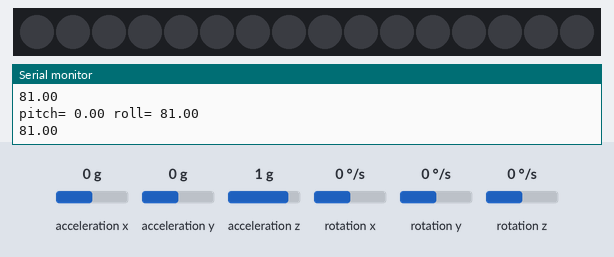
Bench run of a sketch on a simulated Arduino Uno, built with avr-gcc and run on an emulated ATmega328P. On the bench: 16 RGB LEDs in strip order, left to right, the last lines printed to the serial monitor. The inputs (shaded band) are chosen by the test bench; at power-on: acceleration y 0 g, acceleration z 1 g, acceleration x 0 g, rotation x 0 °/s, rotation y 0 °/s, rotation z 0 °/s. The strip is taken to match the declared colour order.

Above: at 1.2 s.
1.3 s: acceleration y set to -1.4 g
At 2.3 s:
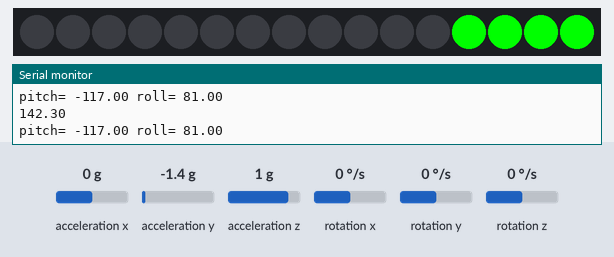
2.8 s: acceleration z set to -1.4 g
At 3.3 s:
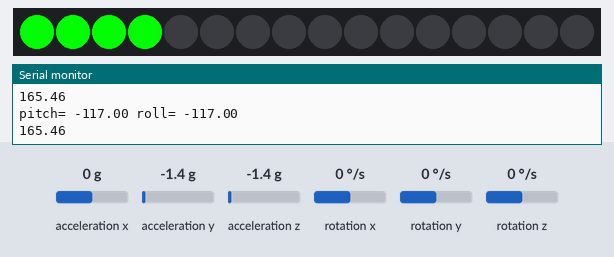
4.3 s: acceleration y set to 0.8 g
At 5.5 s:
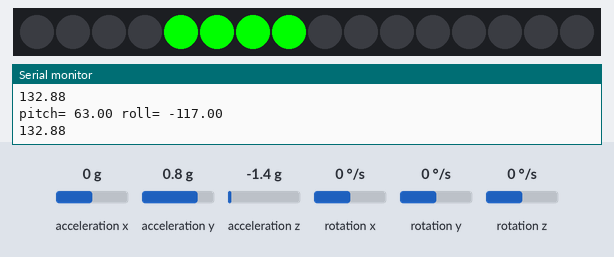
5.8 s: acceleration z set to 0.8 g
At 6.7 s:
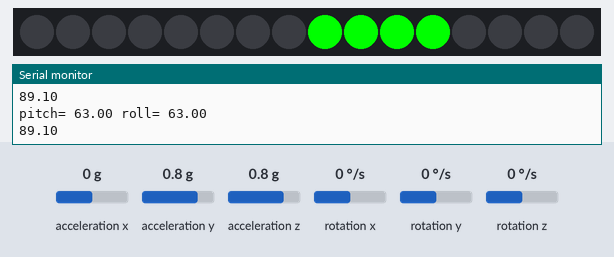
Timing chart, 0 to 8.3 s (numbered marks = the images above; inputs shaded):
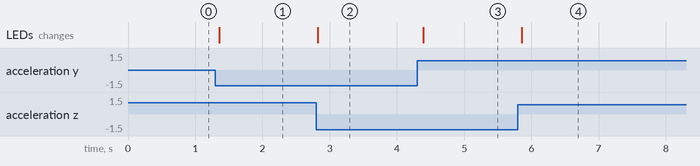

The sketch:

mission3-2019-group2.ino
```cpp
#include <Wire.h>
#include <MPU6050.h>
#include <Adafruit_NeoPixel.h>

#define NEOPIXEL_DATAPIN A0
#define NEOPIXELS 16

MPU6050 gyro_mpu;

Adafruit_NeoPixel pixels = Adafruit_NeoPixel(NEOPIXELS, NEOPIXEL_DATAPIN, NEO_RGB + NEO_KHZ800);

void setup()
{
  Serial.begin(115200);

  Serial.println("Initialize MPU6050");

  while(!gyro_mpu.begin(MPU6050_SCALE_2000DPS, MPU6050_RANGE_2G))
  {
    Serial.println("Could not find a valid MPU6050 sensor");
    delay(500);
  }

  pixels.begin ();

  checkSettings();
}

void checkSettings()
{
  Serial.println();

  Serial.print(" * Sleep Mode:            ");
  Serial.println(gyro_mpu.getSleepEnabled() ? "Enabled" : "Disabled");

  Serial.print(" * Clock Source:          ");
  switch(gyro_mpu.getClockSource()){

    case MPU6050_CLOCK_KEEP_RESET:
      Serial.println("Stops the clock and keeps the timing generator in reset");
      break;

    case MPU6050_CLOCK_EXTERNAL_19MHZ:
      Serial.println("PLL with external 19.2MHz reference");
      break;

    case MPU6050_CLOCK_EXTERNAL_32KHZ:
      Serial.println("PLL with external 32.768kHz reference");
      break;

    case MPU6050_CLOCK_PLL_ZGYRO:
      Serial.println("PLL with Z axis gyroscope reference");
      break;

    case MPU6050_CLOCK_PLL_YGYRO:
      Serial.println("PLL with Y axis gyroscope reference");
      break;

    case MPU6050_CLOCK_PLL_XGYRO:
      Serial.println("PLL with X axis gyroscope reference");
      break;

    case MPU6050_CLOCK_INTERNAL_8MHZ:
      Serial.println("Internal 8MHz oscillator");
      break;

  }

  Serial.print(" * Accelerometer:         ");
  switch(gyro_mpu.getRange())
  {
    case MPU6050_RANGE_16G:
      Serial.println("+/- 16 g");
      break;
    case MPU6050_RANGE_8G:
      Serial.println("+/- 8 g");
      break;
    case MPU6050_RANGE_4G:
      Serial.println("+/- 4 g");
      break;
    case MPU6050_RANGE_2G:
      Serial.println("+/- 2 g");
      break;
  }

  Serial.print(" * Accelerometer offsets: X: ");
  Serial.print(gyro_mpu.getAccelOffsetX());
  Serial.print(" Y: ");
  Serial.print(gyro_mpu.getAccelOffsetY());
  Serial.print(" Z: ");
  Serial.println(gyro_mpu.getAccelOffsetZ());

  Serial.println();
}

void loop()
{
  Vector normAccel = gyro_mpu.readNormalizeAccel();

  double pitch2=normAccel.YAxis;
  double roll2=normAccel.ZAxis;

  double pitch=map(pitch2, -10.5,10.5,-90,90);
  double roll=map(roll2, -10.5,10.5,-90,90);

  Serial.print("pitch= ");
  Serial.print(pitch);
  Serial.print(" roll= ");
  Serial.println(roll);

  Serial.println(sqrt(((double)pitch*(double)pitch)+((double)roll*(double)roll)));

  if(sqrt(((double)pitch*(double)pitch)+((double)roll*(double)roll))>21.21){
    if(pitch>0 && roll>0){
      lightLEDByWing(2,255,0,0);
    }else if(pitch<0 && roll>0){
      lightLEDByWing(3,255,0,0);
    }else if(pitch>0 && roll<0){
      lightLEDByWing(1,255,0,0);
    }else if(pitch<0 && roll<0){
      lightLEDByWing(0,255,0,0);
    }
  }else{
    pixels.clear();
    pixels.show();
  }
  delay(100);
}
```

wingLight.ino
```cpp
void lightLEDByWing(byte num, byte red, byte green, byte blue){
  pixels.clear();
  for(int i=0; i<NEOPIXELS/4; i++){
    pixels.setPixelColor(i+(4*num), green,red,blue);
  }
  pixels.show();
}
```

Measured:
- after the input at 1.3 s, the LEDs: change after 0.06 s (image 1)
- after the input at 2.8 s, the LEDs: change at once (image 2)
- after the input at 4.3 s, the LEDs: change after 0.09 s (image 3)
- after the input at 5.8 s, the LEDs: change after 0.06 s (image 4)
